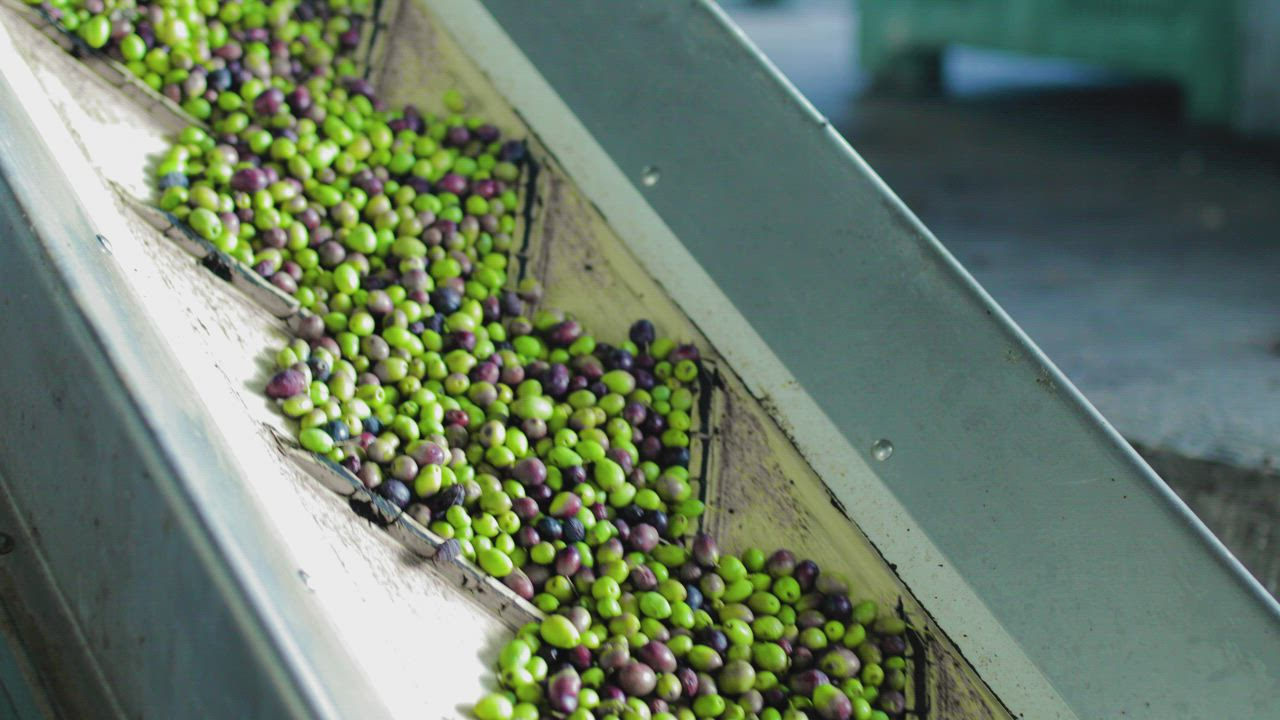
#> input picture images/belt.jpg, 1280 x 720 px
$ python olive_segmentation_knn.py ../images/belt.jpg   (older library calls are emulated)
#> lines starting #> are read from the running program, lines starting #| are printed output that depends on the picture; after the words box and inside, x2 and y2 are one past the last pixel; in counts of white or black regions, pixels touching at a corner belong together
import argparse
import time
from pathlib import Path

import cv2
import numpy as np
import matplotlib.pyplot as plt
from PIL import Image
from scipy import ndimage as ndi
from skimage.feature import peak_local_max
from skimage.segmentation import watershed
from skimage.measure import regionprops
from sklearn.neighbors import KNeighborsClassifier


def run_pipeline(input_path: str, output_dir: str):
#> called with input_path = '../images/belt.jpg'
    pipeline_start = time.perf_counter()
    output_dir = Path(output_dir)
    output_dir.mkdir(parents=True, exist_ok=True)

    # ---------------------------------------------------------
    # LOAD IMAGE
    # ---------------------------------------------------------
    rgb = np.array(Image.open(input_path).convert("RGB"))
#> rgb is the input picture: shape (720, 1280, 3); mean R, G, B 104.8, 121.9, 103.6
    bgr = cv2.cvtColor(rgb, cv2.COLOR_RGB2BGR)
    h, w = rgb.shape[:2]

    # ---------------------------------------------------------
    # 1) SPECULAR REFLECTION DETECTION
    # ---------------------------------------------------------
    hsv = cv2.cvtColor(bgr, cv2.COLOR_BGR2HSV)
    _, S, V = cv2.split(hsv)

    specular = ((V > 195) & (S < 145)).astype(np.uint8) * 255

    k3 = cv2.getStructuringElement(cv2.MORPH_ELLIPSE, (3, 3))
    k5 = cv2.getStructuringElement(cv2.MORPH_ELLIPSE, (7, 7))

    specular = cv2.morphologyEx(specular, cv2.MORPH_OPEN, k3, iterations=1)
    specular = cv2.dilate(specular, k5, iterations=1)

    # ---------------------------------------------------------
    # 2) REMOVE SPECULAR HIGHLIGHTS
    # ---------------------------------------------------------
    clean_bgr = cv2.inpaint(
        bgr,
        specular,
        7,
        cv2.INPAINT_TELEA
    )

    clean_rgb = cv2.cvtColor(clean_bgr, cv2.COLOR_BGR2RGB)

    # ---------------------------------------------------------
    # 3) EDGE-PRESERVING SMOOTHING
    #    Use bilateral filtering instead of strong Gaussian blur.
    # ---------------------------------------------------------
    filtered = cv2.bilateralFilter(
        clean_bgr,
        d=12,
        sigmaColor=35,
        sigmaSpace=35
    )

    filtered_rgb = cv2.cvtColor(filtered, cv2.COLOR_BGR2RGB)

    # Optional mild Mean Shift after bilateral filtering
    mean_shift = cv2.pyrMeanShiftFiltering(
        filtered,
        sp=8,
        sr=20,
        maxLevel=1
    )

    mean_shift_rgb = cv2.cvtColor(mean_shift, cv2.COLOR_BGR2RGB)

    # ---------------------------------------------------------
    # 4) BUILD PIXEL FEATURES FOR KNN
    #    Features = Lab + normalized XY position
    # ---------------------------------------------------------
    lab = cv2.cvtColor(mean_shift, cv2.COLOR_BGR2LAB)
    L, a, b = cv2.split(lab)

    yy, xx = np.mgrid[0:h, 0:w]

    x_norm = (xx / max(w - 1, 1)).astype(np.float32)
    y_norm = (yy / max(h - 1, 1)).astype(np.float32)

    # Spatial features are deliberately weak compared with Lab.
    spatial_weight = 20.0

    features = np.column_stack([
        L.ravel().astype(np.float32),
        a.ravel().astype(np.float32),
        b.ravel().astype(np.float32),
        spatial_weight * x_norm.ravel(),
        spatial_weight * y_norm.ravel(),
    ])

    # ---------------------------------------------------------
    # 5) CREATE HIGH-CONFIDENCE PSEUDO-LABELS
    #
    # KNN is supervised. Since no hand-labelled mask is provided,
    # use conservative color rules only to create training seeds.
    #
    # Olive seed:
    #   relatively yellow Lab b* and not extremely dark.
    #
    # Background seed:
    #   dark regions / weak yellow response.
    # ---------------------------------------------------------
    olive_seed = (
        (b > 165) &
        (L > 65)
    )

    background_seed = (
        (L < 80) |
        (b < 145)
    )
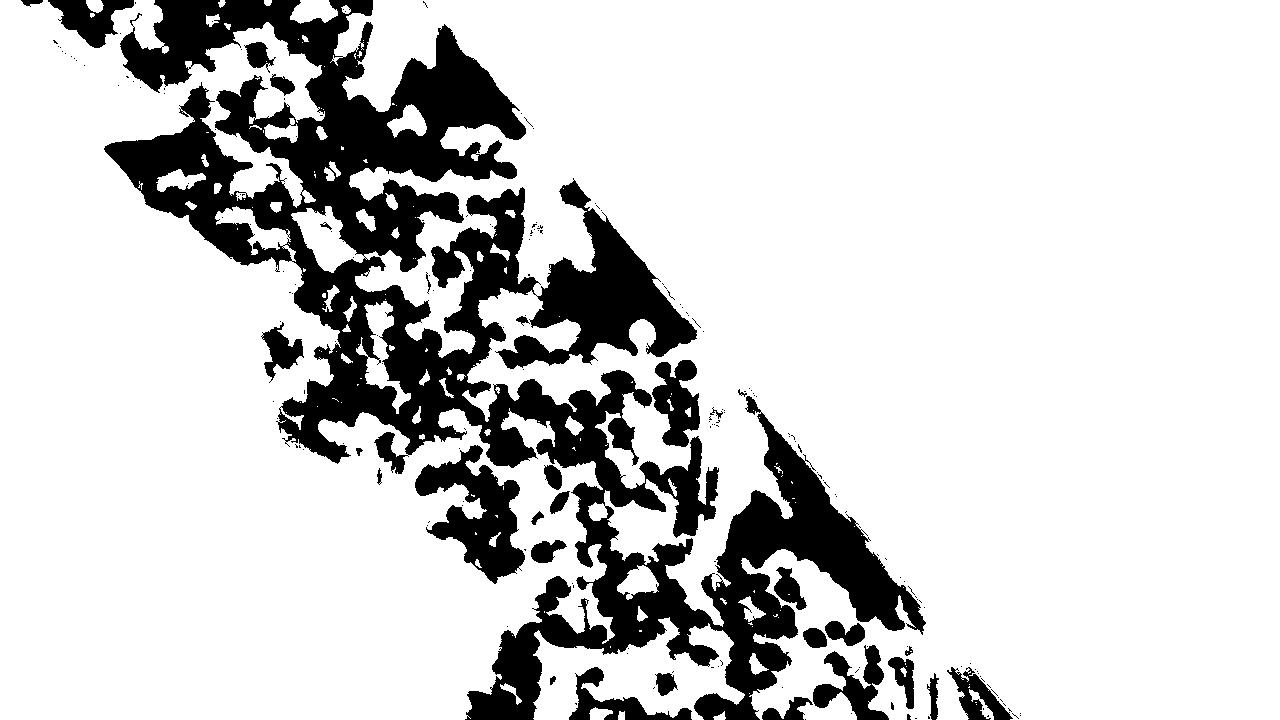
#> background_seed: shape (720, 1280) bool; 81.5% white; 203 black regions (172 under 20 px), largest, box (x1, y1, x2, y2) and area: (104, 0, 926, 720) 145839, (415, 445, 525, 584) 6877, (652, 360, 700, 447) 2593

    # Avoid overlap
    background_seed = background_seed & (~olive_seed)

    olive_idx = np.flatnonzero(olive_seed.ravel())
    background_idx = np.flatnonzero(background_seed.ravel())

    if len(olive_idx) < 100 or len(background_idx) < 100:
        raise RuntimeError(
            "Not enough confident seed pixels for KNN. "
            "Adjust the olive/background seed thresholds."
        )

    # Limit training size for speed and balance the classes.
    rng = np.random.default_rng(0)
    max_per_class = 12000

    if len(olive_idx) > max_per_class:
        olive_idx = rng.choice(olive_idx, max_per_class, replace=False)
#> olive_idx = 12000 values, max 921195 at index 5296, min 25 at index 5361, mean 466346.7

    if len(background_idx) > max_per_class:
        background_idx = rng.choice(background_idx, max_per_class, replace=False)
#> background_idx = 12000 values, max 921564 at index 503, min 9 at index 1429, mean 457813.8

    train_idx = np.concatenate([olive_idx, background_idx])

    X_train = features[train_idx]
    y_train = np.concatenate([
        np.ones(len(olive_idx), dtype=np.uint8),
        np.zeros(len(background_idx), dtype=np.uint8)
    ])

    # ---------------------------------------------------------
    # 6) KNN PIXEL CLASSIFICATION
    # ---------------------------------------------------------
    knn = KNeighborsClassifier(
        n_neighbors=7,
        weights="distance",
        metric="minkowski",
        p=2,
        n_jobs=-1
    )

    knn.fit(X_train, y_train)

    # Classify in chunks to avoid unnecessary memory peaks.
    prediction = np.zeros(h * w, dtype=np.uint8)
    chunk = 50000

    for start in range(0, len(features), chunk):
        end = min(start + chunk, len(features))
        prediction[start:end] = knn.predict(features[start:end])
#> this loop made 19 passes
#> (start, end) on passes 2 to 5: (50000, 100000), (100000, 150000), (150000, 200000), (200000, 250000)

    knn_mask = prediction.reshape(h, w) * 255

    knn_mask = cv2.morphologyEx(
        knn_mask,
        cv2.MORPH_CLOSE,
        k5,
        iterations=1
    )

    # Conservative cleanup; do not fill large holes yet.
    knn_mask = cv2.morphologyEx(
        knn_mask,
        cv2.MORPH_OPEN,
        k5,
        iterations=1
    )


    # ---------------------------------------------------------
    # 7) BLACK-HAT FOR DARK GAPS BETWEEN OLIVES
    # ---------------------------------------------------------
    L_knn = cv2.cvtColor(mean_shift, cv2.COLOR_BGR2LAB)[:, :, 0]

    bh_kernel = cv2.getStructuringElement(
        cv2.MORPH_ELLIPSE,
        (13, 13)
    )

    blackhat = cv2.morphologyEx(
        L_knn,
        cv2.MORPH_BLACKHAT,
        bh_kernel
    )

    _, blackhat_mask = cv2.threshold(
        blackhat,
        18,
        255,
        cv2.THRESH_BINARY
    )

    blackhat_mask = cv2.morphologyEx(
        blackhat_mask,
        cv2.MORPH_OPEN,
        k3,
        iterations=1
    )

    # ---------------------------------------------------------
    # 8) SCHARR + CANNY SUPPORT
    # ---------------------------------------------------------
    gray = cv2.cvtColor(mean_shift, cv2.COLOR_BGR2GRAY)

    gx = cv2.Scharr(gray, cv2.CV_32F, 1, 0)
    gy = cv2.Scharr(gray, cv2.CV_32F, 0, 1)

    magnitude = cv2.magnitude(gx, gy)

    magnitude_u8 = cv2.normalize(
        magnitude,
        None,
        0,
        255,
        cv2.NORM_MINMAX
    ).astype(np.uint8)

    strong_gradient = (magnitude_u8 > 85).astype(np.uint8) * 255
    canny = cv2.Canny(gray, 50, 120)

    edge_support = cv2.bitwise_or(
        strong_gradient,
        canny
    )

    edge_near = cv2.dilate(
        edge_support,
        k5,
        iterations=1
    )

    separator = cv2.bitwise_and(
        blackhat_mask,
        edge_near
    )

    separator = cv2.dilate(
        separator,
        k3,
        iterations=1
    )

    # ---------------------------------------------------------
    # 9) APPLY SEPARATORS TO KNN MASK
    # ---------------------------------------------------------
    separated = knn_mask.copy()
    separated[separator > 0] = 0

    separated = cv2.morphologyEx(
        separated,
        cv2.MORPH_CLOSE,
        k5,
        iterations=1
    )

    separated = cv2.morphologyEx(
        separated,
        cv2.MORPH_OPEN,
        k5,
        iterations=1
    )


    binary = separated > 0

    # ---------------------------------------------------------
    # 10) DISTANCE TRANSFORM + WATERSHED
    # ---------------------------------------------------------
    distance = ndi.distance_transform_edt(binary)

    distance_smooth = ndi.gaussian_filter(
        distance,
        sigma=2.0
    )

    coords = peak_local_max(
        distance_smooth,
        min_distance=15,
        threshold_abs=4.0,
        labels=binary
    )
#> coords = 136 pairs, first value 15 to 704, second value 92 to 906

    marker_img = np.zeros((h, w), dtype=np.int32)

    for i, (r, c) in enumerate(coords, start=1):
        marker_img[r, c] = i
#> this loop made 136 passes
#> (r, c) on passes 1 to 4: (29, 183), (402, 341), (449, 507), (366, 408)

    markers = ndi.label(marker_img > 0)[0]

    labels = watershed(
        -distance_smooth,
        markers,
        mask=binary,
        watershed_line=True
    )

    # ---------------------------------------------------------
    # 11) KEEP PLAUSIBLE OLIVE INSTANCES
    # ---------------------------------------------------------
    accepted = np.zeros_like(labels, dtype=np.int32)
    new_id = 1

    for region in regionprops(labels):
        area = region.area

        if area < 350 or area > 3800:
            continue

        minr, minc, maxr, maxc = region.bbox
        bh = maxr - minr
        bw = maxc - minc

        aspect = max(bh, bw) / max(1, min(bh, bw))

        if not (1.0 <= aspect <= 2.8):
            continue

        if region.solidity < 0.72:
            continue

        if not (0.15 <= region.eccentricity <= 0.95):
            continue

        accepted[labels == region.label] = new_id
        new_id += 1
#> this loop made 136 passes
#> (area, minr, minc, maxr, maxc, bh, bw, aspect) on passes 2, 4, 6, 7: (1353, 0, 222, 31, 299, 31, 77, 2.48), (3240, 0, 154, 71, 231, 71, 77, 1.08), (1234, 0, 49, 48, 108, 48, 59, 1.23), (355, 21, 277, 41, 300, 20, 23, 1.15)
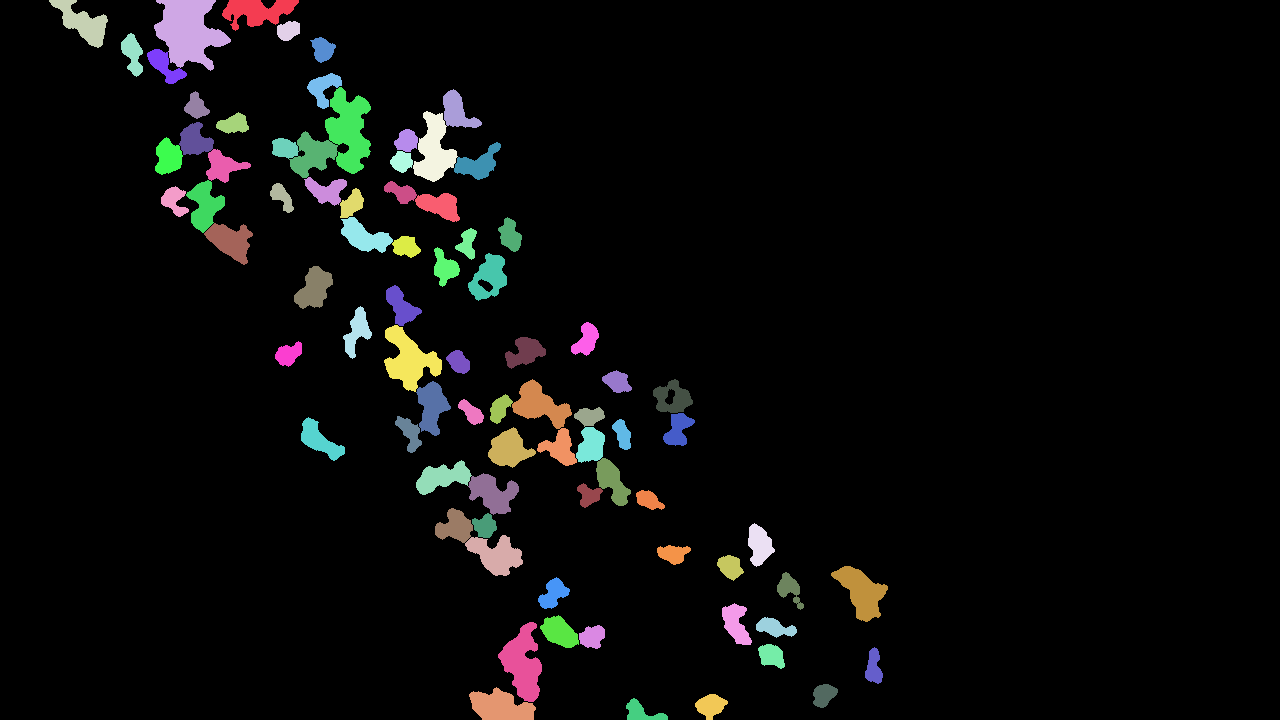
#> accepted: shape (720, 1280) int32; 83 distinct labels, from 0 to 82; one colour per label, 0 black
#> after the loop, new_id = 83

    n = new_id - 1
#> n = 82

    # ---------------------------------------------------------
    # 12) MORPHOLOGY ON EACH OLIVE SEPARATELY
    # ---------------------------------------------------------
    final = np.zeros_like(accepted, dtype=np.int32)

    close_kernel = cv2.getStructuringElement(
        cv2.MORPH_ELLIPSE,
        (7, 7)
    )

    for obj_id in range(1, n + 1):
        obj = (accepted == obj_id).astype(np.uint8) * 255

        ys, xs = np.where(obj > 0)

        if len(xs) == 0:
            continue

        pad = 8

        x0 = max(xs.min() - pad, 0)
        x1 = min(xs.max() + pad + 1, w)
        y0 = max(ys.min() - pad, 0)
        y1 = min(ys.max() + pad + 1, h)

        crop = obj[y0:y1, x0:x1]

        closed = cv2.morphologyEx(
            crop,
            cv2.MORPH_CLOSE,
            close_kernel,
            iterations=1
        )

        padded = cv2.copyMakeBorder(
            closed,
            1, 1, 1, 1,
            cv2.BORDER_CONSTANT,
            value=0
        )

        flood = padded.copy()

        flood_mask = np.zeros(
            (padded.shape[0] + 2, padded.shape[1] + 2),
            dtype=np.uint8
        )

        cv2.floodFill(
            flood,
            flood_mask,
            (0, 0),
            255
        )

        holes = cv2.bitwise_not(flood)

        filled = cv2.bitwise_or(
            padded,
            holes
        )[1:-1, 1:-1]

        # Restrict expansion to the neighborhood of the detected instance.
        allowable = cv2.dilate(
            crop,
            k3,
            iterations=2
        )

        filled = cv2.bitwise_and(
            filled,
            allowable
        )

        sub = final[y0:y1, x0:x1]
        add = (filled > 0) & (sub == 0)
        sub[add] = obj_id
        final[y0:y1, x0:x1] = sub
#> this loop made 82 passes
#> (x0, x1, y0, y1) on passes 1 to 4: (214, 307, 0, 39), (146, 239, 0, 79), (41, 116, 0, 56), (269, 308, 13, 49)
#> pass 1, in run_pipeline, `obj = (accepted == obj_id).astype(np.uint8) * 255`:
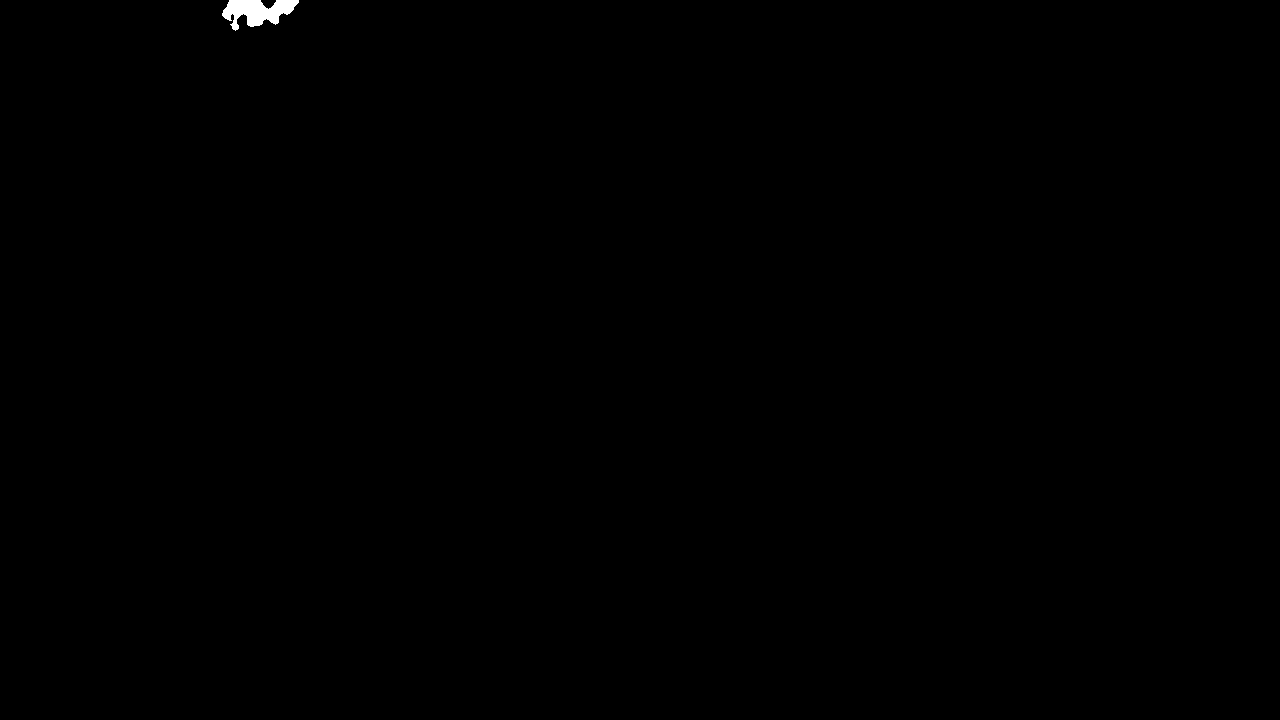
#> obj: shape (720, 1280); 0.15% white; 1 white region, box (x1, y1, x2, y2) and area: (222, 0, 299, 31) 1353

    # ---------------------------------------------------------
    # 13) FINAL OVERLAY
    # ---------------------------------------------------------
    overlay = rgb.copy()

    for obj_id in range(1, n + 1):
        mask_i = (final == obj_id).astype(np.uint8) * 255

        contours, _ = cv2.findContours(
            mask_i,
            cv2.RETR_EXTERNAL,
            cv2.CHAIN_APPROX_SIMPLE
        )

        cv2.drawContours(
            overlay,
            contours,
            -1,
            (255, 0, 0),
            2
        )

        ys, xs = np.where(final == obj_id)

        if len(xs):
            cx = int(xs.mean())
            cy = int(ys.mean())

            cv2.putText(
                overlay,
                str(obj_id),
                (cx - 6, cy + 5),
                cv2.FONT_HERSHEY_SIMPLEX,
                0.42,
                (255, 255, 255),
                1,
                cv2.LINE_AA
            )

    # ---------------------------------------------------------
    # SAVE OUTPUTS
    # ---------------------------------------------------------
    cv2.imwrite(str(output_dir / "01_specular_mask.png"), specular)
    cv2.imwrite(str(output_dir / "02_specular_removed.png"), clean_bgr)
    cv2.imwrite(str(output_dir / "03_bilateral_mean_shift.png"), mean_shift)
    cv2.imwrite(str(output_dir / "04_knn_mask.png"), knn_mask)
    cv2.imwrite(str(output_dir / "05_blackhat.png"), blackhat)
    cv2.imwrite(str(output_dir / "06_separator.png"), separator)
    cv2.imwrite(str(output_dir / "07_separated_knn_mask.png"), separated)
    cv2.imwrite(
        str(output_dir / "08_final_mask.png"),
        (final > 0).astype(np.uint8) * 255
    )
    cv2.imwrite(
        str(output_dir / "09_final_overlay.png"),
        cv2.cvtColor(overlay, cv2.COLOR_RGB2BGR)
    )

    # ---------------------------------------------------------
    # COMPARISON FIGURE
    # ---------------------------------------------------------
    fig, ax = plt.subplots(2, 3, figsize=(14, 9))

    ax[0, 0].imshow(rgb)
    ax[0, 0].set_title("Original")

    ax[0, 1].imshow(clean_rgb)
    ax[0, 1].set_title("Specular removal")

    ax[0, 2].imshow(mean_shift_rgb)
    ax[0, 2].set_title("Bilateral + Mean Shift")

    ax[1, 0].imshow(knn_mask, cmap="gray")
    ax[1, 0].set_title("KNN olive/background mask")

    ax[1, 1].imshow(separator, cmap="gray")
    ax[1, 1].set_title("Black-hat + derivative separators")

    ax[1, 2].imshow(overlay)
    ax[1, 2].set_title(f"Final selected olives: {n}")

    for axis in ax.ravel():
        axis.axis("off")

    plt.tight_layout()

    comparison_path = output_dir / "10_pipeline_comparison.png"

    plt.savefig(
        comparison_path,
        dpi=180,
        bbox_inches="tight"
    )

    plt.close(fig)

    print(f"KNN olive seed pixels: {len(olive_idx)}")
#| KNN olive seed pixels: 12000
    print(f"KNN background seed pixels: {len(background_idx)}")
#| KNN background seed pixels: 12000
    print(f"Selected olive regions: {n}")
#| Selected olive regions: 82
    print(f"Results saved in: {output_dir.resolve()}")
    print(f"Total processing time: {time.perf_counter() - pipeline_start:.2f}s")


if __name__ == "__main__":
    parser = argparse.ArgumentParser(
        description=(
            "Olive segmentation with pseudo-labelled KNN pixel classification, "
            "specular removal, black-hat separators and watershed."
        )
    )

    parser.add_argument(
        "image",
        help="Path to the input image."
    )

    parser.add_argument(
        "--output",
        default=Path(__file__).resolve().parent / "results" / "knn",
        help="Output directory. Default: computer_vision_pipeline/results/knn"
    )

    args = parser.parse_args()

    run_pipeline(
        args.image,
        args.output
    )
